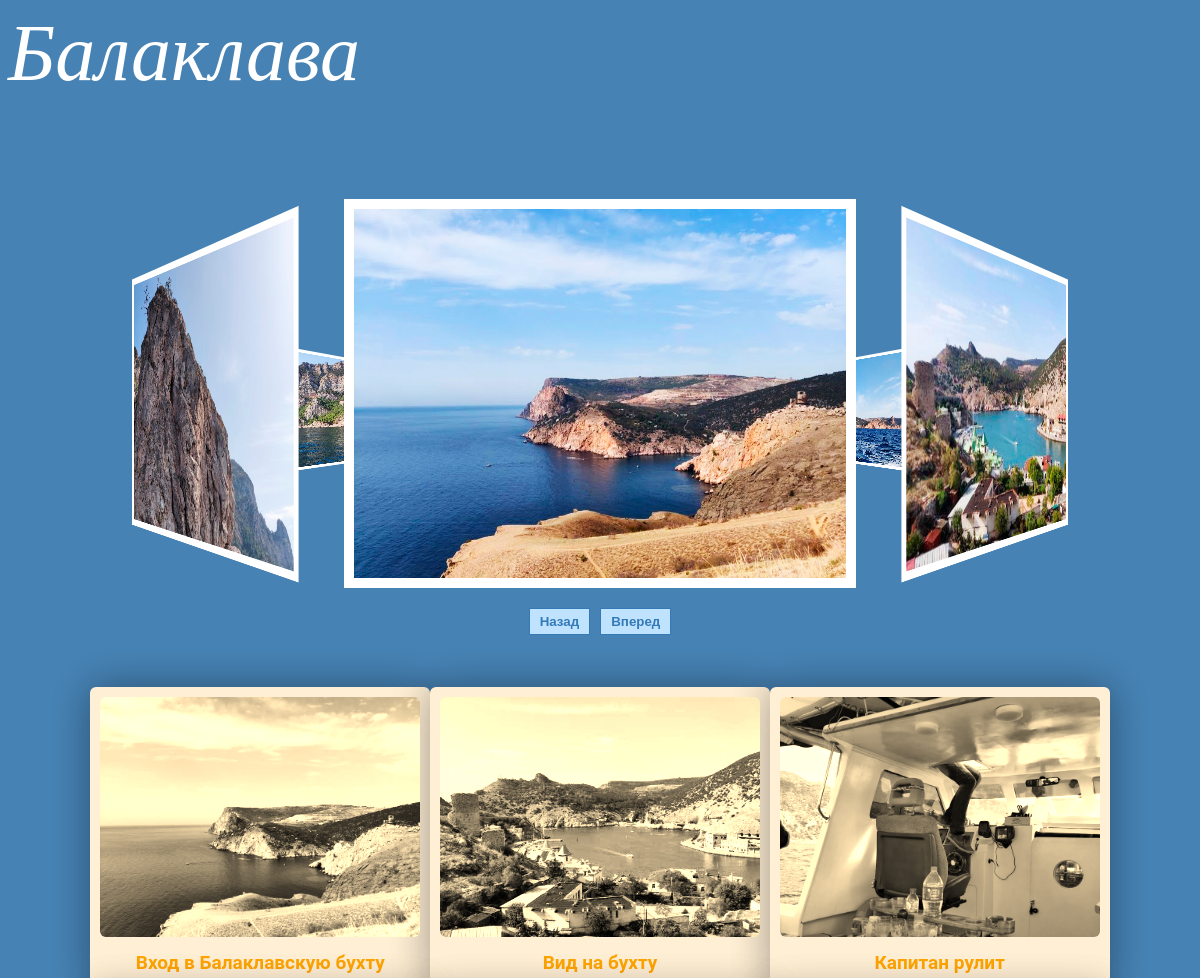
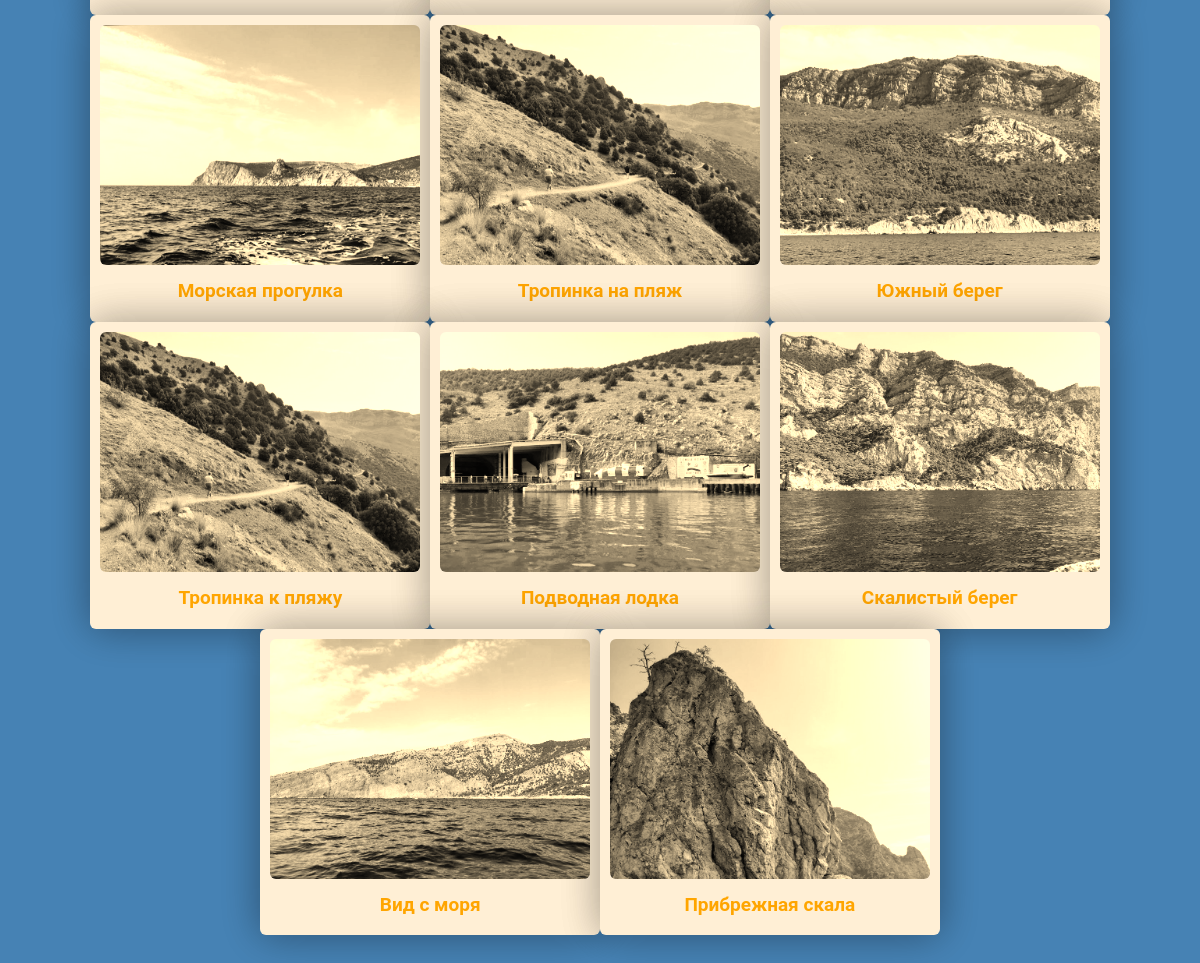
The page /1 on the database its author committed (2 pictures, top to bottom).
### traveling/models.py (models this page shows, shortened)
class City(models.Model):
    title = models.CharField(max_length=100)
    description = models.CharField(max_length=250)
    image = models.ImageField(upload_to='traveling/image')
    url = models.URLField(blank=True)

### detalsity/models.py (models this page shows, shortened)
class Detalsity(models.Model):
    title = models.CharField(max_length=200)
    description = models.TextField()
    date = models.DateField()
    owner = models.ForeignKey(City, on_delete=models.PROTECT, null=True)
    image = models.ImageField(upload_to='detalsity/image')

### traveling/views.py (the view)
# urls.py: path('<int:city_id>', views.fotosity, name='fotosity'),
def fotosity(request, city_id):
    city = get_object_or_404(City, pk=city_id)
    foto = Detalsity.objects.filter(owner_id=city_id)
    return render(request, 'traveling/fotosity.html', {'city':city, 'fotos':foto,})

### traveling/templatetags/templatetags.py (called while the page is built)
@register.simple_tag
def defcaunter(val=0):
    vals = int(val) + 1
    return vals

### traveling/templates/traveling/fotosity.html (shortened to what this page needs)
<!DOCTYPE html">
{% load static %}
{% load templatetags %}
    <html lang="en" >
        <head>
            <link href="{% static 'traveling/css/slider.css' %}" rel="stylesheet" type="text/css" />
        </head>
        <body bgcolor="#4682B4">
            <p class="headding">{{ city.title }}</p>
            <div class="carousel-3d" data-gap="30">
                <figure>
                  {% for foto in fotos %}
                    <div><a href="#any"><img src="{{ foto.image.url }}" alt="{{ foto.title }}"/></a></div>
                  {% endfor %}
                </figure>
                <nav>
                    <button class="nav prev">Назад</button>
                    <button class="nav next">Вперед</button>
                </nav>
            </div>
            <div class="kontainer">
            <div class="stcard-container">
              {% defcaunter 0 as caunter %}
              {% for foto in fotos %}
                  <div class="stcard">
                    <img id="img{{caunter}}" class="demo cursor" src="{{ foto.image.url }}" style="width:100%" onclick="currentSlide({{caunter}})" alt="{{ foto.title }}">
                    <div class="stcard-title">{{ foto.title }}</div>
                  </div>
                  {% defcaunter caunter as caunter %}
              {% endfor %}
            </div>
          </div>
        </body>
    </html>

### traveling/static/traveling/css/slider.css (style rules this page uses)
.headding { font-style: italic; color: #FFF; font-size: 80px; }
.kontainer { position: relative; margin: 1% 5% 1% 5%; }
.carousel-3d { padding: 20px; -webkit-perspective: 500px; perspective: 500px; display: flex; flex-direction: column; align-items: center; overflow: hidden; }
.carousel-3d > * { flex: 0 0 auto; }
.carousel-3d figure { margin: 0; width: 50%; -webkit-transform-style: preserve-3d; transform-style: preserve-3d; transition: -webkit-transform 0.5s; transition: transform 0.5s; transition: transform 0.5s, -webkit-transform 0.5s; }
.carousel-3d figure img, .carousel-3d figure div { width: 100%; box-sizing: border-box; padding: 0; }
.carousel-3d figure img { user-select: none; border: 10px solid #FFF; }
.carousel-3d figure div:not(:first-of-type), .carousel-3d figure img:not(:first-of-type) { position: absolute; left: 0; top: 0; }
.carousel-3d nav { display: flex; justify-content: center; margin: 20px 0 0; }
.carousel-3d nav button { flex: 0 0 auto; margin: 0 5px; cursor: pointer; color: #337AB7; background: #BFE2FF; border: 1px solid #337AB7; padding: 5px 10px; font-weight: bold; transition: all .3s ease; }
.stcard-container { display: flex; justify-content: center; flex-wrap: wrap; padding: 20px 0; }
.stcard { display: flex; flex-direction: column; padding: 10px; background: #FFEFD5; box-shadow: 0 0 40px rgba(0, 0, 0, 0.2), 0 0 40px rgba(0, 0, 0, 0.2); border-radius: 6px; flex: 1 0 30%; max-width: 30%; align-self: center; }
.stcard img { width: 100%; aspect-ratio: 12/9; object-fit: cover; border-radius: 6px; filter: sepia(100%); transition: filter 0.5s; margin-bottom: 10px; }
.stcard .stcard-title { margin: 6px 10px 10px; font-family: 'Roboto', sans-serif; font-weight: bold; font-size: 19px; line-height: 1.1; color: #FFA500; text-align: center; }

### rows shown on the page
City: title "Балаклава"
Detalsity: image (picture), title "Вход в Балаклавскую бухту"
Detalsity: image (picture), title "Капитан рулит"
Detalsity: image (picture), title "Морская прогулка"
Detalsity: image (picture), title "Тропинка на пляж"
Detalsity: image (picture), title "Южный берег"
Detalsity: image (picture), title "Тропинка к пляжу"
Detalsity: image (picture), title "Подводная лодка"
Detalsity: image (picture), title "Прибрежная скала"
Detalsity: image (picture), title "Вид на бухту"
Detalsity: image (picture), title "Скалистый берег"
Detalsity: image (picture), title "Вид с моря"
